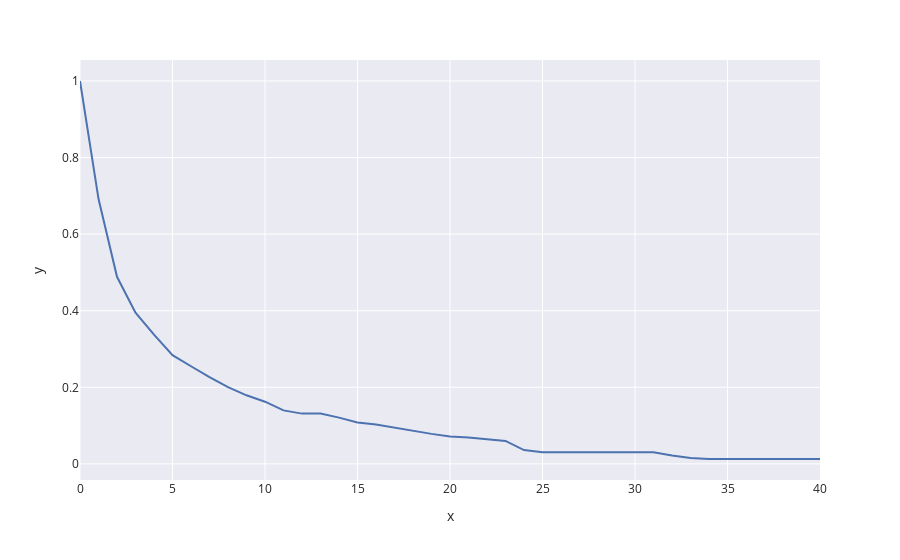

Notebook code for this chart:
### Code cell
import plotly.express as px
px.line(x = life_table.index , y = life_table.ProportionToYear, template = "seaborn")

### Figure 1 — Plotly figure (JSON) as saved in the notebook; plotly's stock layout.template omitted (floating-point values rounded to 4 significant figures)
{"data": [{"hovertemplate": "x=%{x}<br>y=%{y}<extra></extra>", "legendgroup": "", "line": {"color": "rgb(76,114,176)", "dash": "solid"}, "mode": "lines", "name": "", "orientation": "v", "showlegend": false, "type": "scatter", "x": [0, 1, 2, 3, 4, 5, 6, 7, 8, 9, 10, 11, 12, 13, 14, 15, 16, 17, 18, 19, 20, 21, 22, 23, 24, 25, 26, 27, 29, 30, 31, 32, 33, 34, 36, 37, 40], "xaxis": "x", "y": [1, 0.6923, 0.4886, 0.3947, 0.3375, 0.2838, 0.255, 0.2265, 0.2004, 0.179, 0.1624, 0.1397, 0.1313, 0.1313, 0.1208, 0.108, 0.1028, 0.09455, 0.0846, 0.07833, 0.07152, 0.06892, 0.06417, 0.06003, 0.03602, 0.03048, 0.03048, 0.03048, 0.03048, 0.03048, 0.03048, 0.02177, 0.01555, 0.01272, 0.01272, 0.01272, 0.01272], "yaxis": "y"}], "layout": {"legend": {"tracegroupgap": 0}, "margin": {"t": 60}, "xaxis": {"anchor": "y", "domain": [0, 1], "title": {"text": "x"}}, "yaxis": {"anchor": "x", "domain": [0, 1], "title": {"text": "y"}}}}
